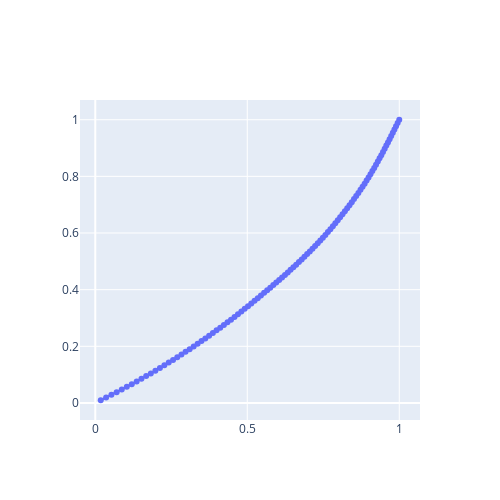

The cell this chart's notebook holds for it:
### Code cell
with torch.no_grad():
    dx = dyn(T)
path = torch.cumsum(dx, dim=0) + x_0

fig = go.Figure()
fig.add_trace(go.Scatter(x=path[:, 0].detach().cpu().numpy(), y=path[:, 1].detach().cpu().numpy(), mode='markers+lines'))
fig.update_layout(width=500, height=500, scene_aspectmode='data')
fig.show()
